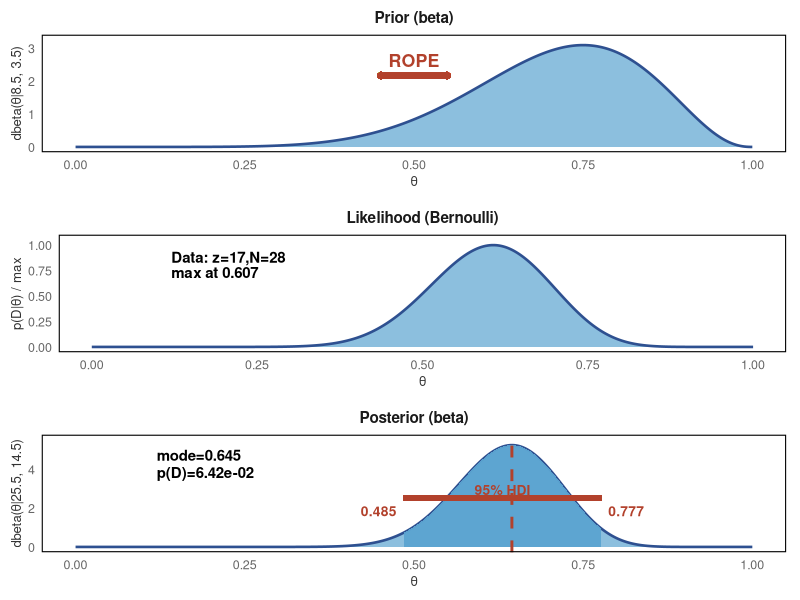

The R source for this figure:
# 贝叶斯分析：C程序 vs Python程序性能比较
# 完整参考版本，与科学论文风格对标
# 先验：Beta(8.5, 3.5)
# 似然：Bernoulli(z=17, N=28)
# 后验：Beta(25.5, 14.5)

library(ggplot2)
library(gridExtra)

# ========== 参数设定 ==========
a_prior <- 8.5
b_prior <- 3.5
n <- 28
z <- 17

a_posterior <- a_prior + z
b_posterior <- b_prior + (n - z)

# 生成θ序列
theta <- seq(0, 1, length.out = 1000)

# ========== 1. 先验分布 ==========
prior <- dbeta(theta, a_prior, b_prior)
prior_mode <- (a_prior - 1) / (a_prior + b_prior - 2)

df_prior <- data.frame(theta = theta, density = prior)

# ROPE区间
rope_lower <- 0.45
rope_upper <- 0.55

# ========== 2. 似然函数 ==========
# 使用原始未归一化的似然（也可选择归一化）
likelihood_raw <- theta^z * (1 - theta)^(n - z)
# 这里用未归一化的版本使其更直观
likelihood <- likelihood_raw / max(likelihood_raw)
likelihood_max <- z / n

df_likelihood <- data.frame(theta = theta, density = likelihood)

# ========== 3. 后验分布 ==========
posterior <- dbeta(theta, a_posterior, b_posterior)
posterior_mode <- (a_posterior - 1) / (a_posterior + b_posterior - 2)

# 计算后验的HDI (95%)
posterior_quantiles <- qbeta(c(0.025, 0.975), a_posterior, b_posterior)
posterior_hdi_lower <- posterior_quantiles[1]
posterior_hdi_upper <- posterior_quantiles[2]

# 边际似然 p(D)
p_D <- integrate(function(x) dbeta(x, a_prior, b_prior) * dbinom(z, n, x), 0, 1)$value

df_posterior <- data.frame(theta = theta, density = posterior)

# ========== 打印摘要 ==========
cat("\n")
cat("╔════════════════════════════════════════════╗\n")
cat("║       贝叶斯分析：C vs Python 性能          ║\n")
cat("╚════════════════════════════════════════════╝\n")
cat(sprintf("先验分布：Beta(%.1f, %.1f)\n", a_prior, b_prior))
cat(sprintf("  Mode = %.3f (先验认为C程序有 %.1f%% 概率更快)\n", prior_mode, prior_mode*100))
cat("\n实验数据：\n")
cat(sprintf("  样本量 N = %d\n", n))
cat(sprintf("  C程序较快次数 z = %d\n", z))
cat(sprintf("  样本比例 = %.4f (%.2f%%)\n", likelihood_max, likelihood_max*100))
cat("\n后验分布：Beta(25.5, 14.5)\n")
cat(sprintf("  Mode = %.3f (后验认为C程序有 %.1f%% 概率更快)\n", posterior_mode, posterior_mode*100))
cat(sprintf("  95%% HDI: [%.3f, %.3f]\n", posterior_hdi_lower, posterior_hdi_upper))
cat(sprintf("  边际似然 p(D) = %.2e\n", p_D))
cat("\n");

# ========== 绘制三个图表 ==========

# 【图1】先验分布
p1 <- ggplot(df_prior, aes(x = theta, y = density)) +
  geom_area(fill = "#5BA3D0", alpha = 0.7, color = NA) +
  geom_line(color = "#2E5090", linewidth = 0.9) +
  # ROPE标注（双箭头）
  annotate("text", x = 0.5, y = max(prior) * 0.85,
           label = "ROPE", color = "#B2412C", fontface = "bold", size = 4.5, hjust = 0.5) +
  geom_segment(aes(x = rope_lower, xend = rope_upper, y = max(prior) * 0.70, yend = max(prior) * 0.70),
               color = "#B2412C", linewidth = 2, arrow = arrow(ends = "both", length = unit(0.08, "cm"))) +
  
  xlim(0, 1) + ylim(0, max(prior) * 1.05) +
  labs(title = "Prior (beta)",
       x = "θ",
       y = sprintf("dbeta(θ|%.1f, %.1f)", a_prior, b_prior)) +
  theme_minimal() +
  theme(
    plot.title = element_text(hjust = 0.5, size = 11, face = "bold", color = "#1a1a1a"),
    axis.title = element_text(size = 9.5, color = "#333333"),
    axis.text = element_text(size = 9, color = "#666666"),
    panel.border = element_rect(fill = NA, color = "#000000", linewidth = 0.75),
    panel.grid.major = element_blank(),
    panel.grid.minor = element_blank(),
    plot.margin = margin(8, 10, 8, 8)
  )

# 【图2】似然函数
p2 <- ggplot(df_likelihood, aes(x = theta, y = density)) +
  geom_area(fill = "#5BA3D0", alpha = 0.7, color = NA) +
  geom_line(color = "#2E5090", linewidth = 0.9) +
  # 数据标注
  annotate("text", x = 0.12, y = max(likelihood) * 0.88,
           label = sprintf("Data: z=%d,N=%d", z, n),
           color = "#000000", fontface = "bold", size = 3.8, hjust = 0) +
  annotate("text", x = 0.12, y = max(likelihood) * 0.73,
           label = sprintf("max at %.3f", likelihood_max),
           color = "#000000", fontface = "bold", size = 3.8, hjust = 0) +
  
  xlim(0, 1) + ylim(0, max(likelihood) * 1.05) +
  labs(title = "Likelihood (Bernoulli)",
       x = "θ",
       y = "p(D|θ) / max") +
  theme_minimal() +
  theme(
    plot.title = element_text(hjust = 0.5, size = 11, face = "bold", color = "#1a1a1a"),
    axis.title = element_text(size = 9.5, color = "#333333"),
    axis.text = element_text(size = 9, color = "#666666"),
    panel.border = element_rect(fill = NA, color = "#000000", linewidth = 0.75),
    panel.grid.major = element_blank(),
    panel.grid.minor = element_blank(),
    plot.margin = margin(8, 10, 8, 8)
  )

# 【图3】后验分布
p3 <- ggplot(df_posterior, aes(x = theta, y = density)) +
  geom_area(fill = "#5BA3D0", alpha = 0.7, color = NA) +
  geom_line(color = "#2E5090", linewidth = 0.9) +
  # HDI区间高亮
  geom_area(data = df_posterior[df_posterior$theta >= posterior_hdi_lower & df_posterior$theta <= posterior_hdi_upper, ],
            fill = "#5BA3D0", alpha = 0.95, color = NA) +
  # Mode虚线
  geom_vline(xintercept = posterior_mode, color = "#B2412C", linetype = "dashed", linewidth = 1) +
  # Mode标注
  annotate("text", x = 0.12, y = max(posterior) * 0.90,
           label = sprintf("mode=%.3f", posterior_mode),
           color = "#000000", fontface = "bold", size = 3.8, hjust = 0) +
  # p(D)标注
  annotate("text", x = 0.12, y = max(posterior) * 0.73,
           label = sprintf("p(D)=%.2e", p_D),
           color = "#000000", fontface = "bold", size = 3.8, hjust = 0) +
  # HDI线和标注
  geom_segment(aes(x = posterior_hdi_lower, xend = posterior_hdi_upper, 
                   y = max(posterior) * 0.48, yend = max(posterior) * 0.48),
               color = "#B2412C", linewidth = 2) +
  annotate("text", x = (posterior_hdi_lower + posterior_hdi_upper)/2, y = max(posterior) * 0.56,
           label = "95% HDI", color = "#B2412C", fontface = "bold", size = 3.5, hjust = 0.5) +
  # HDI端点数值
  annotate("text", x = posterior_hdi_lower - 0.01, y = max(posterior) * 0.35,
           label = sprintf("%.3f", posterior_hdi_lower),
           color = "#B2412C", fontface = "bold", size = 3.5, hjust = 1) +
  annotate("text", x = posterior_hdi_upper + 0.01, y = max(posterior) * 0.35,
           label = sprintf("%.3f", posterior_hdi_upper),
           color = "#B2412C", fontface = "bold", size = 3.5, hjust = 0) +
  
  xlim(0, 1) + ylim(0, max(posterior) * 1.05) +
  labs(title = "Posterior (beta)",
       x = "θ",
       y = sprintf("dbeta(θ|%.1f, %.1f)", a_posterior, b_posterior)) +
  theme_minimal() +
  theme(
    plot.title = element_text(hjust = 0.5, size = 11, face = "bold", color = "#1a1a1a"),
    axis.title = element_text(size = 9.5, color = "#333333"),
    axis.text = element_text(size = 9, color = "#666666"),
    panel.border = element_rect(fill = NA, color = "#000000", linewidth = 0.75),
    panel.grid.major = element_blank(),
    panel.grid.minor = element_blank(),
    plot.margin = margin(8, 10, 8, 8)
  )

# 组合三个图表
combined_plot <- gridExtra::grid.arrange(p1, p2, p3, ncol = 1, heights = c(1, 1, 1))

# 保存为高分辨率PNG
ggsave("bayesian_analysis_final.png", combined_plot, width = 8.5, height = 10.5, dpi = 300)

print(combined_plot)

cat("✓ 最终版本图表已保存为 bayesian_analysis_final.png\n\n")
